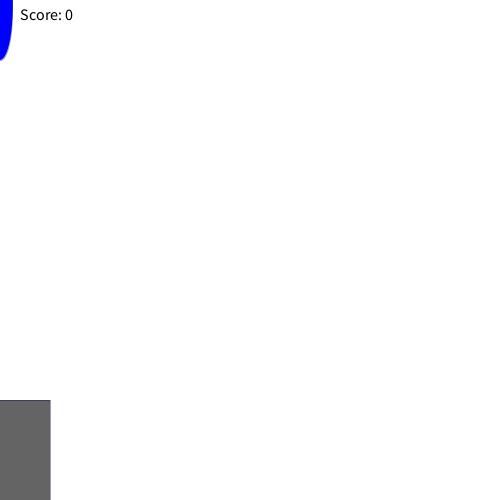
Frame 1 (no input)
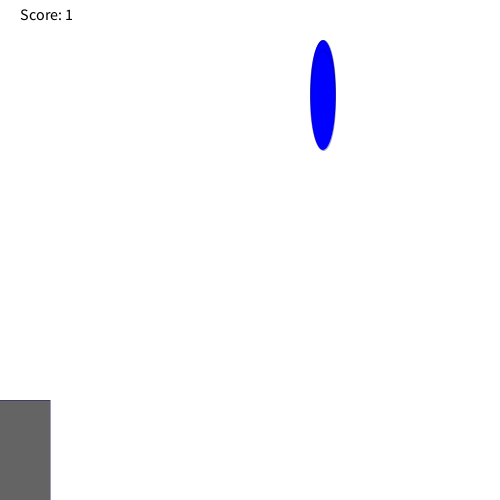
Frame 60 (the mouse pressed at the canvas centre just before this capture)
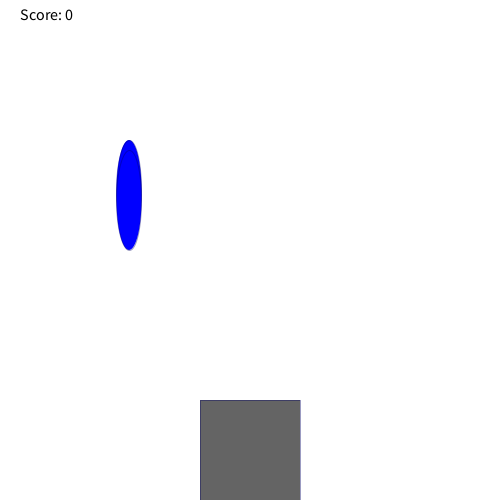
Frame 120 (the mouse held since frame 60 and released just before this capture)

The Processing sketch that drew these frames (run headless with seeded random() and noise(); from frame 60 on, the mouse is pressed at the canvas centre):

// Processing sketch: sketch_200520a
// ── sketch_200520a.pde
int y=0;
int randomNumber=0;
int score=0;
    void checkCatch(int x){
         if (x > mouseX-50 && x < mouseX+50)
            score++;
         else if (score > 0) 
            score--;
        println("Your score is now: " + score);
    }
void draw(){
    if(y==500){
   y=0;
     randomNumber = (int) random(0,500);
    
     
   
   
    
    }
    if (y==450){
      checkCatch(randomNumber);}
  
  background(255,255,255);
  fill(0,0,255);
  stroke(1,1,100,100);
  ellipse(randomNumber,y,25,100);
  y+=10;
   
  ellipse(randomNumber,y,25,100);
  fill(100,100,100);
  rect( mouseX-50, 400, 100,100);
 fill(0, 0, 0);
    textSize(16);
    text("Score: " + score, 20, 20);
  }

void setup(){
  size(500,500);
  
}
